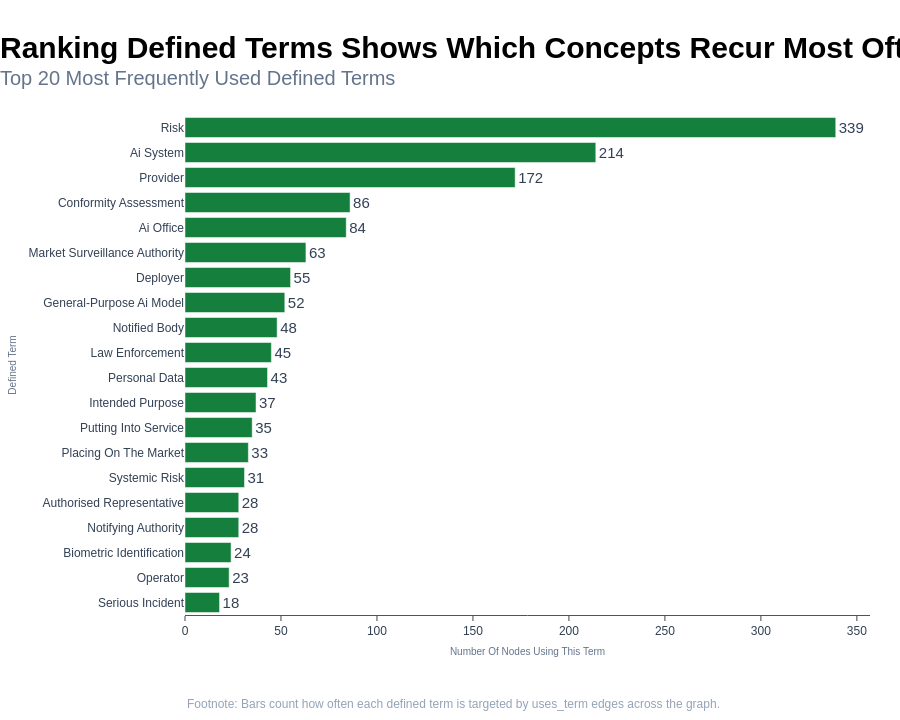

The notebook cell this image was saved under:
### Code cell
# Definition usage: which terms are used most frequently?
uses_term_edges = edges_df[edges_df["relation"] == "uses_term"]

# Map definition IDs to term names
def_id_to_term = dict(zip(
    nodes_df[nodes_df["type"] == "definition"]["node_id"],
    nodes_df[nodes_df["type"] == "definition"]["title"].str.replace("Definition: ", "", regex=False)
))

term_usage = uses_term_edges["target"].map(def_id_to_term).value_counts().head(20)
term_usage_df = term_usage.reset_index()
term_usage_df.columns = ["term", "usage_count"]
term_usage_df["term_label"] = term_usage_df["term"].map(title_case_label)
term_usage_df = term_usage_df.sort_values("usage_count", ascending=True)

fig = px.bar(
    term_usage_df,
    x="usage_count",
    y="term_label",
    orientation="h",
    text="usage_count",
    color_discrete_sequence=[PLOTLY_SEQUENCE[11]],
)
fig.update_traces(textposition="outside", hovertemplate="%{y}<br>Nodes Using Term: %{x}<extra></extra>")
fig.update_xaxes(title_text="Number Of Nodes Using This Term")
fig.update_yaxes(title_text="Defined Term")
apply_plotly_style(
    fig,
    action_title="Ranking Defined Terms Shows Which Concepts Recur Most Often",
    subtitle="Top 20 Most Frequently Used Defined Terms",
    height=720,
    footnote="Footnote: Bars count how often each defined term is targeted by uses_term edges across the graph.",
)
fig.show()

### Figure 1 — Plotly figure (JSON) as saved in the notebook; plotly's stock layout.template omitted (floating-point values rounded to 4 significant figures)
{"data": [{"hovertemplate": "%{y}<br>Nodes Using Term: %{x}<extra></extra>", "legendgroup": "", "marker": {"color": "#15803D", "pattern": {"shape": ""}}, "name": "", "orientation": "h", "showlegend": false, "text": [18.0, 23.0, 24.0, 28.0, 28.0, 31.0, 33.0, 35.0, 37.0, 43.0, 45.0, 48.0, 52.0, 55.0, 63.0, 84.0, 86.0, 172.0, 214.0, 339.0], "textposition": "outside", "type": "bar", "x": [18, 23, 24, 28, 28, 31, 33, 35, 37, 43, 45, 48, 52, 55, 63, 84, 86, 172, 214, 339], "xaxis": "x", "y": ["Serious Incident", "Operator", "Biometric Identification", "Notifying Authority", "Authorised Representative", "Systemic Risk", "Placing On The Market", "Putting Into Service", "Intended Purpose", "Personal Data", "Law Enforcement", "Notified Body", "General-Purpose Ai Model", "Deployer", "Market Surveillance Authority", "Ai Office", "Conformity Assessment", "Provider", "Ai System", "Risk"], "yaxis": "y"}], "layout": {"annotations": [{"align": "left", "font": {"color": "#94A3B8", "size": 12}, "showarrow": false, "text": "Footnote: Bars count how often each defined term is targeted by uses_term edges across the graph.", "x": 0, "xanchor": "left", "xref": "paper", "y": -0.16, "yanchor": "top", "yref": "paper"}], "barmode": "relative", "font": {"color": "#334155", "family": "Arial", "size": 15}, "height": 720, "hoverlabel": {"bgcolor": "#FFFFFF", "bordercolor": "#475569", "font": {"color": "#334155", "size": 12}}, "legend": {"tracegroupgap": 0}, "margin": {"b": 105, "l": 70, "r": 30, "t": 115}, "paper_bgcolor": "#FFFFFF", "plot_bgcolor": "#FFFFFF", "showlegend": false, "title": {"pad": {"t": 20}, "text": "<span style='font-size:30px;font-weight:bold;color:#000000;'>Ranking Defined Terms Shows Which Concepts Recur Most Often</span><br><span style='font-size:20px;font-weight: normal;color:#64748B;'>Top 20 Most Frequently Used Defined Terms</span>", "x": 0, "xanchor": "left"}, "xaxis": {"anchor": "y", "domain": [0, 1], "linecolor": "#475569", "linewidth": 1, "showgrid": false, "showline": true, "tickfont": {"color": "#334155", "size": 12}, "ticks": "outside", "title": {"font": {"color": "#64748B", "size": 10}, "standoff": 10, "text": "Number Of Nodes Using This Term"}, "zeroline": false}, "yaxis": {"anchor": "x", "automargin": true, "domain": [0, 1], "gridcolor": "#E2E8F0", "gridwidth": 0.6, "showgrid": false, "showline": false, "tickfont": {"color": "#334155", "size": 12}, "ticks": "", "title": {"font": {"color": "#64748B", "size": 10}, "standoff": 10, "text": "Defined Term"}, "zeroline": false}}}
